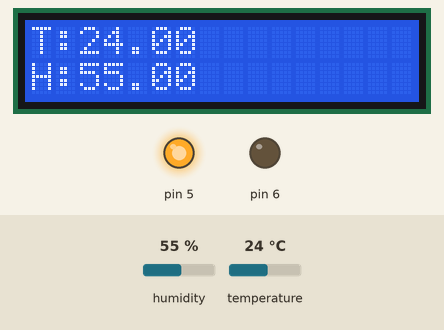
Simulated run of this sketch. Board: Arduino Uno, built with avr-gcc and run on an emulated ATmega328P. Parts: 16×2 character LCD, output pins drawn as LEDs (lit = HIGH). Inputs (shaded band) come from the test bench; at power-on: humidity 55 %, temperature 24 °C.

Above: at 1.2 s.
1.3 s: humidity set to 48 %
At 3.5 s:
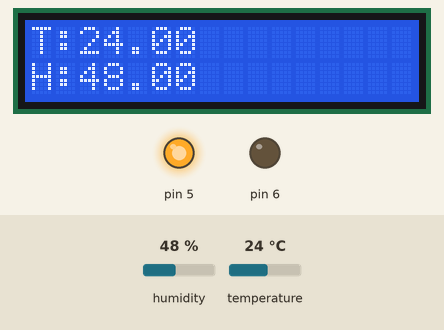
4.1 s: humidity set to 45 %
At 4.8 s:
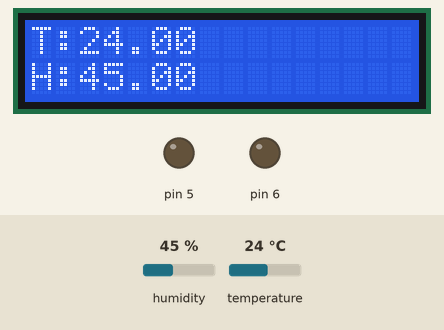
6.9 s: temperature set to 12 °C
At 9.7 s:
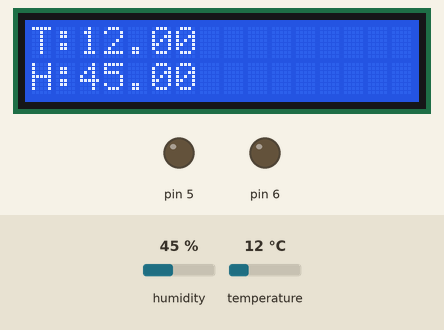
13.0 s: temperature set to 19 °C
At 14.7 s:
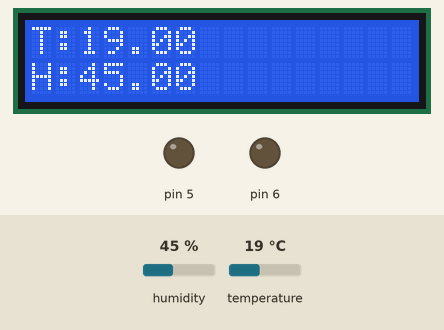
Timing chart, 0 to 16.2 s (numbered marks = the images above; inputs shaded):
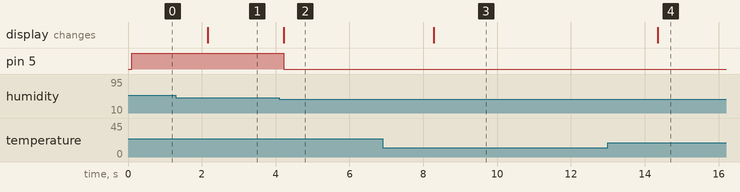

Measured:
- the behaviour switches between 47 and 46 % on humidity (found by bisection; images 1 and 2)
- after the input at 1.3 s, the display: changes after 0.87 s (image 1)
- after the input at 4.1 s, pin 5: HIGH → LOW after 0.13 s; the display: changes after 0.13 s (image 2)
- after the input at 6.9 s, the display: changes after 1.4 s (image 3)
- after the input at 13.0 s, the display: changes after 1.4 s (image 4)

The sketch:

8.Air_detection_system.ino
```cpp
#include <LiquidCrystal_I2C.h>
#include <DHT.h>

LiquidCrystal_I2C lcd(0x27,16,2);
DHT dhtA0(A0, 11);


void setup() {
  // put your setup code here, to run once:
  lcd.begin();
  dhtA0.begin();
  pinMode(5, OUTPUT);
  pinMode(6, OUTPUT);
  lcd.backlight();
  lcd.print("");
  lcd.setCursor(0,1);
}

void loop() {
  // put your main code here, to run repeatedly:
  lcd.clear();
  lcd.setCursor(0,0);
  lcd.print(String("T:") + String(dhtA0.readTemperature()));
  lcd.setCursor(0,1);
  lcd.print(String("H:") + String(dhtA0.readHumidity()));

  if(dhtA0.readTemperature() > 26 || dhtA0.readHumidity() > 46)
  {
    digitalWrite(5, HIGH);
    digitalWrite(6, LOW);
    delay(1000);
  }
  else
  {
    digitalWrite(5, LOW);
    digitalWrite(6, LOW);
  }
}
```
